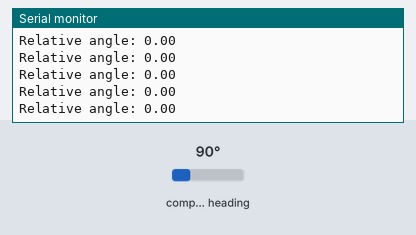
A sketch run on a simulated Arduino Uno, built for the host (arithmetic inside an expression is 32-bit, double 64-bit). On the bench: the last lines printed to the serial monitor. Wiring (inferred from the names in the program): AS5600 angle sensor at I2C address 0x36. The inputs (shaded band) are chosen by the test bench; at power-on: compass heading 90°.

Above: at 5.2 s.
5.3 s: compass heading set to 352°
At 5.48 s:
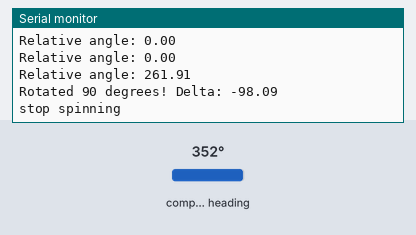
6.8 s: compass heading set to 7°
At 7.6 s:
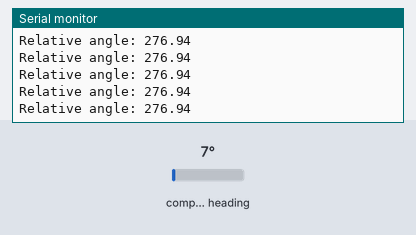
Timing chart, 0 to 9.8 s (numbered marks = the images above; inputs shaded):
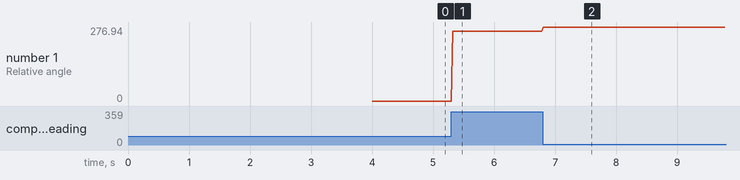

The sketch:

include.ino
```cpp
#include <Wire.h>

//Magnetic sensor things
// int magnetStatus = 0; //value of the status register (MD, ML, MH)
//                       //tells if magnet is detected & if strength OK

// int lowbyte; //raw angle 7:0
// word highbyte; //raw angle 7:0 and 11:8
// int rawAngle; //final raw angle number (0-4095)
float ABSOLUTEANGLE; //raw angle in degrees (360/4096 * [value between 0-4095])
float STARTANGLE = 0.0; //starting angle
float RELATIVEANGLE = 0.0; //relative to startAngle: current angle -  startAngle
float lastCheckpointAngle = 0.0; //to keep track of when last the motor stopped spinning (completed 90)
const float CHECKPOINT = 90.0; //checkpoint every 90 degrees

void setup(){
  Serial.begin(9600);
  Wire.begin(); //start i2C
  Wire.setClock(800000L); //fast clock 800kHz freq

  checkMagnetPresence(); //check the magnet (blocks until magnet is found)

  // getAbsAngle(); //make a reading -> update absAngle
  //startAngle = getAbsAngle(); //make a reading -> update absAngle

  Serial.println("Welcome!"); //print a welcome message
  Serial.println("AS5600"); //print a welcome message
  delay(3000);

  // Serial.print("start angle: ");
  // Serial.println(startAngle);
  // delay(100);

  //reads current to set checkpoint for 90 degree rotation detection
  ABSOLUTEANGLE = getAbsAngle();
  STARTANGLE = ABSOLUTEANGLE;
  RELATIVEANGLE = getRelativeAngle(ABSOLUTEANGLE, STARTANGLE);
  lastCheckpointAngle = RELATIVEANGLE; // initialize last checkpoint angle to be relative starting angle
  // Serial.print("lastcheckpointangle"); Serial.println(lastCheckpointAngle);
  // Serial.print("absoluteangle"); Serial.println(ABSOLUTEANGLE);
  // Serial.print("startangle"); Serial.println(STARTANGLE);
  // Serial.print("relativeangle"); Serial.println(RELATIVEANGLE);
  // delay(3000);
}

void loop(){
  if(checkRotated90(-1, STARTANGLE, lastCheckpointAngle, CHECKPOINT)){
    Serial.println("stop spinning");
  }
  delay(100); //wait a little - adjust it for "better resolution"
}


float getAbsAngle(){
  int lowbyte; //raw angle 7:0
  word highbyte; //raw angle 7:0 and 11:8
  int rawAngle; //final raw angle number (0-4095)
  float absAngle; //raw angle in degrees (360/4096 * [value between 0-4095])

  //7:0 - lower 8 bits
  Wire.beginTransmission(0x36); //connect to the sensor
  Wire.write(0x0D); //figure 21 - register map: Raw angle (7:0)
  Wire.endTransmission(); //end transmission
  Wire.requestFrom(0x36, 1); //request from the sensor

  while(Wire.available() == 0); //wait until it becomes available
  lowbyte = Wire.read(); //Reading the data after the request

  //11:8 - upper 4 bits
  Wire.beginTransmission(0x36);
  Wire.write(0x0C); //figure 21 - register map: Raw angle (11:8)
  Wire.endTransmission();
  Wire.requestFrom(0x36, 1);

  while(Wire.available() == 0);
  highbyte = Wire.read();

  //concatenate bits together
  //4 bits have to be shifted to its proper place as we want to build a 12-bit number
  highbyte = highbyte << 8; //shifting to left
  rawAngle = highbyte | lowbyte; //int is 16 bits (as well as the word)

  //scale 0-4095 to 0-360 degrees
  absAngle = rawAngle * (360.0/4096.0);

  // Serial.print("Deg angle: ");
  // Serial.println(absAngle, 2); //absolute position of the encoder within the 0-360 circle
  return absAngle;
}


float getRelativeAngle(float absAngle, float startAngle){
  //recalculate angle
  float relAngle = absAngle - startAngle; //this tares the position

  //if the calculated angle is negative, we need to "normalize" it
  if(relAngle < 0){
    relAngle = relAngle + 360; //correction for negative numbers (i.e. -15 becomes +345)
  }

  Serial.print("Relative angle: ");
  Serial.println(relAngle, 2); //print the corrected/tared angle
  return relAngle;
}

bool checkRotated90(int direction, float startAngle, float &lastCheckpointAngle1, float CHECKPOINT1) {
  float absAngle, relAngle;
  // direction: 1 for CW (increasing angle), -1 for CCW (decreasing angle)
  while (true) {
    absAngle = getAbsAngle();
    relAngle = getRelativeAngle(absAngle, startAngle);
    float delta = relAngle - lastCheckpointAngle1;
    // handle wrap-around (shortest signed difference)
    if (delta > 180.0) delta -= 360.0;
    if (delta < -180.0) delta += 360.0;
    // Only trigger if rotation is at least 90° in the desired direction
    if (direction * delta >= CHECKPOINT1) { //-1 cancels out the negative delta if CCW
      Serial.print("Rotated 90 degrees! Delta: ");
      Serial.println(delta, 2);
      lastCheckpointAngle1 = relAngle;
      // break;
      return true;
    }
    delay(10); // small delay to avoid busy-waiting
  }
}


void checkMagnetPresence(){
    int magnetStatus = 0; //value of the status register (MD, ML, MH)
                        //tells if magnet is detected & if strength OK

  //This function runs in the setup() and it locks the MCU until the magnet is not positioned properly

  while((magnetStatus & 32) != 32) //while the magnet is not adjusted to the proper distance - 32: MD = 1
  {
    magnetStatus = 0; //reset reading

    Wire.beginTransmission(0x36); //connect to the sensor
    Wire.write(0x0B); //figure 21 - register map: Status: MD ML MH
    Wire.endTransmission(); //end transmission
    Wire.requestFrom(0x36, 1); //request from the sensor

    while(Wire.available() == 0); //wait until it becomes available
    magnetStatus = Wire.read(); //Reading the data after the request

    //Serial.print("Magnet status: ");
    //Serial.println(magnetStatus, BIN); //print it in binary so you can compare it to the table (fig 21)
  }

  //Status register output: 0 0 MD ML MH 0 0 0
  //MH: Too strong magnet - 100111 - DEC: 39
  //ML: Too weak magnet - 10111 - DEC: 23
  //MD: OK magnet - 110111 - DEC: 55

  Serial.println("Magnet found!");
  delay(1000);
}
```

Measured:
- after the input at 5.3 s, the serial monitor: prints a new line at once (image 1)
- after the input at 6.8 s, the serial monitor: prints a new line at once (image 2)
- plotted number 1: 0 → 261.91 after the input at 5.3 s, 261.91 → 276.94 after the input at 6.8 s
